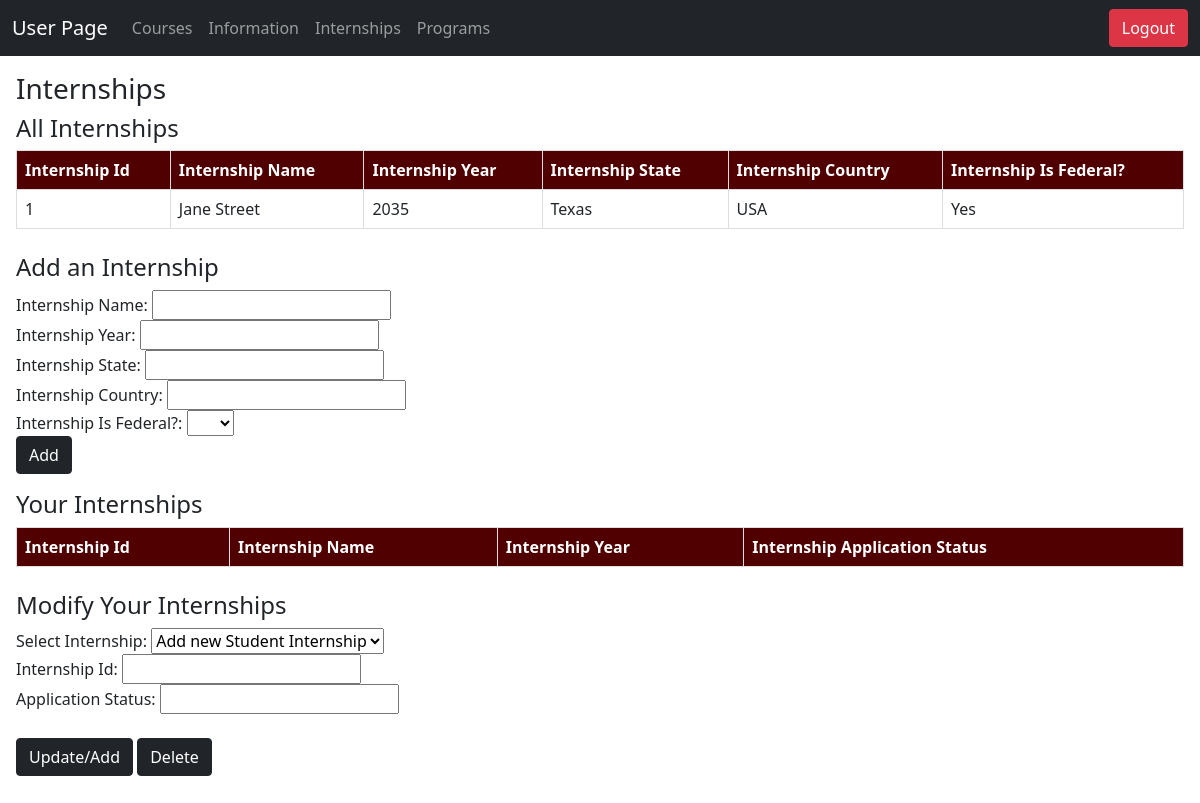
/student/internships.php (signed in), run on an earlier commit of the app's database.
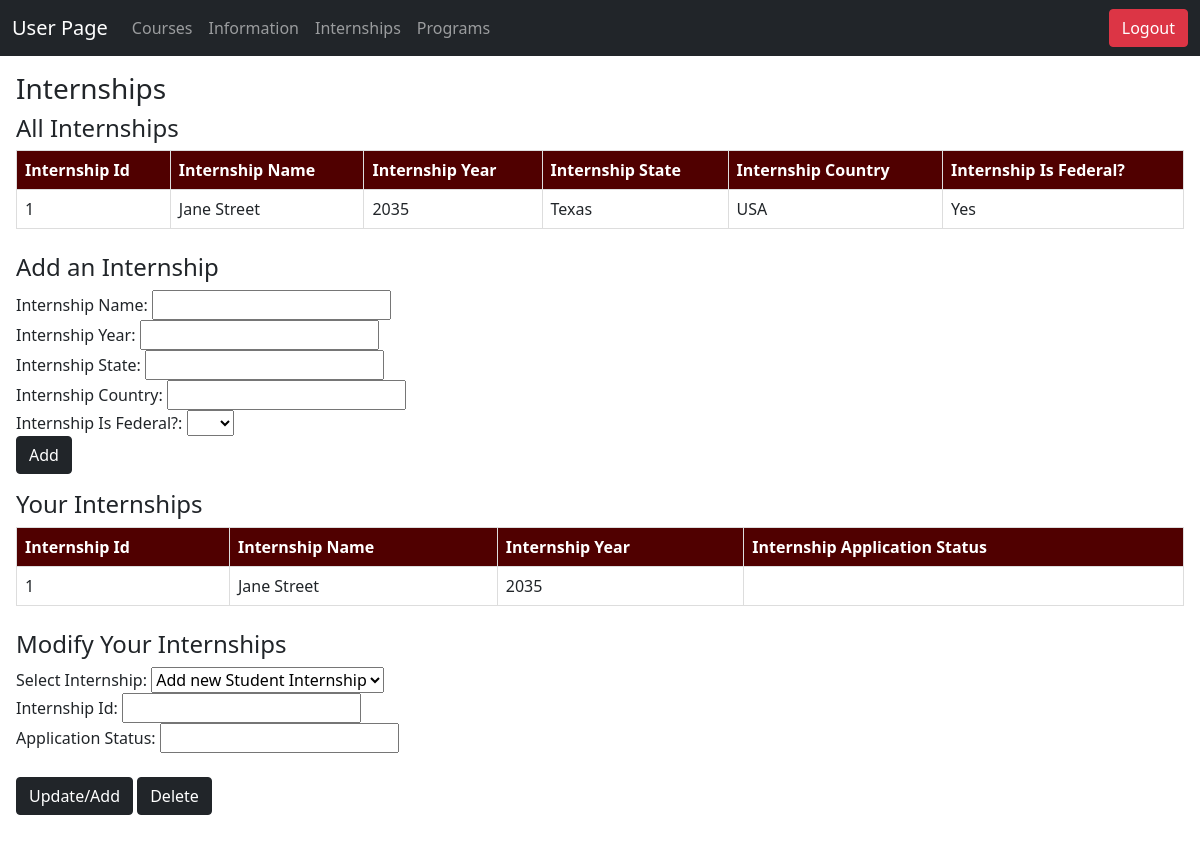
And on a later commit of the database.
### tables this page shows
CREATE TABLE `internships` (
  `intshp_id` int(11) NOT NULL,
  `intshp_name` varchar(128) NOT NULL,
  `intshp_year` year(4) NOT NULL,
  `intshp_state` varchar(32) NOT NULL,
  `intshp_country` varchar(64) NOT NULL,
  `intshp_is_federal` tinyint(1) NOT NULL
);

CREATE TABLE `studentinternships` (
  `intshp_id` int(11) NOT NULL,
  `user_id` int(11) NOT NULL,
  `stin_app_status` varchar(32) NOT NULL
);

### utils/helpers.php (called while the page is built, shortened)
<?php
function getAllRecords($conn, $tableName, $id = null, $join_table = null, $join_on = null)
{
    if ($join_table && $join_on) {
        $sql = "SELECT * FROM $tableName
                JOIN $join_table ON $tableName.$join_on = $join_table.$join_on
                WHERE $tableName.user_id = '$id'";
    } elseif ($id) {
        $sql = "SELECT * FROM $tableName WHERE user_id = '$id'";
    } else {
        $sql = "SELECT * FROM $tableName";
    }
    $result = $conn->query($sql);
    $records = array();
    while ($row = $result->fetch_assoc()) {
        $records[] = $row;
    }
    return $records;
}
?>

### student/internships.php (the view, shortened to what the changed rows need)
<?php
require '../utils/connect.php';
require "../utils/notification.php";
require "../utils/helpers.php";
$id = $_SESSION['user_id'];
$studentinternships = getAllRecords($conn, 'studentinternships', $id, 'internships', 'intshp_id');
$internships = getAllRecords($conn, 'internships');
?>
<!DOCTYPE html>
<html>
<head>
    <link rel="stylesheet" href="/bootstrap-5.0.2-dist/css/bootstrap.min.css">
</head>
<body>
    <section>
        <table border="1">
            <tr>
                <th>Internship Id</th>
                <th>Internship Name</th>
                <th>Internship Year</th>
                <th>Internship State</th>
                <th>Internship Country</th>
                <th>Internship Is Federal?</th>
            </tr>
            <?php
            foreach ($internships as $internship) {
                echo "<tr>";
                echo "<td><span>{$internship['intshp_id']}</span></td>";
                echo "<td><span>{$internship['intshp_name']}</span></td>";
                echo "<td><span>{$internship['intshp_year']}</span></td>";
                echo "<td><span>{$internship['intshp_state']}</span></td>";
                echo "<td><span>{$internship['intshp_country']}</span></td>";
                echo "<td><span>" . ($internship['intshp_is_federal'] ? 'Yes' : 'No') . "</span></td>";
                echo "</tr>";
            }
            ?>
        </table>
        <br>
        <table border="1">
            <tr>
                <th>Internship Id</th>
                <th>Internship Name</th>
                <th>Internship Year</th>
                <th>Internship Application Status</th>
            </tr>
            <?php
            foreach ($studentinternships as $studentinternship) {
                echo "<tr>";
                echo "<td><span>{$studentinternship['intshp_id']}</span></td>";
                echo "<td><span>{$studentinternship['intshp_name']}</span></td>";
                echo "<td><span>{$studentinternship['intshp_year']}</span></td>";
                echo "<td><span>{$studentinternship['stin_app_status']}</span></td>";
                echo "</tr>";
            }
            ?>
        </table>
        <br>
    </section>
</body>
</html>

What changed in the data, as far as the page shows it:
added studentinternships: intshp.intshp_id "1", intshp.intshp_name "Jane Street", intshp.intshp_year "2035"
